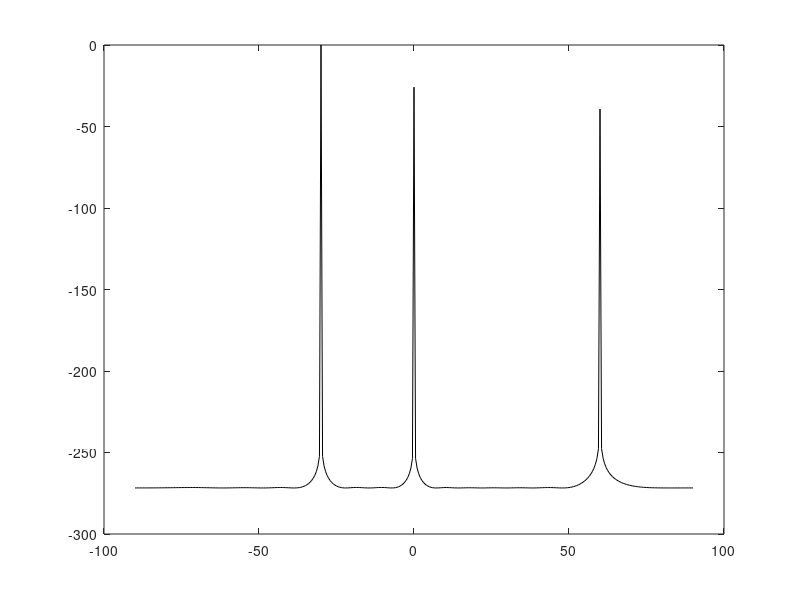

This chart was generated by the following MATLAB code:
clear all;
clc;

D = 3;
c = 340;
f = 40000;
fs = 90000;
sample = 0:300;
lambda = c/f;
d = lambda/2;
arrayN = 16;
arrayK = -arrayN/2:arrayN/2-1;
sinTheta = lambda * arrayK / (d * arrayN);
cosSignal = 2.5*cos(2*pi*sample*f/fs);
sinSignal = sin(2*pi*sample*f/fs);
dirD = [1/6*pi, 0*pi, -2/3*pi];

vTheta = zeros(arrayN, 1);
A = zeros(arrayN, D);
Rxx = zeros(arrayN, arrayN);

for k = 1:D
    sin(dirD(1, k))
        for i = 1:arrayN
            vTheta(i, 1) = exp(-1j*(i-1)*(2*pi*d/lambda)*sin(dirD(1, k)));
        end
    A(:,k) = vTheta(:,1);
end

SSigma = zeros(3,1);
SSH = zeros(D,D);

snapShot = 1;
sample = 100;
for snap = 1:snapShot
    %snap = 1;
    sigma2 = 0.01; % Noise variance
    n = sqrt(sigma2)*(randn(arrayN,sample) + 1j*randn(arrayN,sample))/sqrt(2);
    
    %S = [cosSignal(1,1:sample); cosSignal(1,1:sample); cosSignal(1,1:sample)];
    %S = [cosSignal(snap)*exp(-j*2*pi*f/fs*snap); cosSignal(snap)*exp(-j*2*pi*f/fs*snap); cosSignal(snap)*exp(-j*2*pi*f/fs*snap)];
    %S1 = randn(1,sample);
    %S = [S1; S1+10; S1-3];
    a = cosSignal(1,1:sample);
    b = 2;
    c = 4;
    %S = randn(3, sample);
    %S = [a.*exp(-j*2*pi*f/fs*(1:sample)); a.*exp(-j*2*pi*f/fs*(1+b:sample+b)); a.*exp(-j*2*pi*f/fs*(1+c:sample+c))];
    %S = [cos(2*pi*f/fs*(1:sample)); cos(2*pi*f*1.1/fs*(1+b:sample+b)); cos(2*pi*f*0.9/fs*(1+c:sample+c))];
    a1 = 1;
    a2 = sin(2*pi/(2*sample)*(1:sample));
    a3 = sin(2*pi/(5*sample)*(1:sample));
    S1 = 50 * a1.*exp(-j*2*pi*f/fs*(1:sample));
    S2 = 2 * a2.*exp(-j*2*pi*f/fs*(1+b:sample+b));
    S3 = 1 * a3.*exp(-j*2*pi*f/fs*(1+c:sample+c));
    S = [S1; S2; S3];
    SSigma = SSigma + S;
    X = A * S;% + n;
    Rxx = Rxx + X * (X)';
end
SSH = S * (S');
rankSSH = rank(SSH);
SSigma = SSigma / snapShot;
Rxx = Rxx / sample;
[E, Dim] = eig(Rxx);

% PMU = zeros(1,3);
% for k = 1:D
%     upTmp = (A(:,k)') * A(:,k);
%     unTmp = (A(:,k)') * E(:,1:arrayN-D) * (E(:,1:arrayN-D)') * A(:,k);
%     PMU(1,k) = upTmp / unTmp;
% end

theta=-90:0.5:90; %Peak search
Pmusic = zeros(1, length(theta));
EUnLeft = E(:,1:arrayN-D);
for ii=1:length(theta)
    SS=zeros(1,length(arrayN));
    for jj=0:arrayN-1
        SS(1+jj)=exp(-j*2*jj*pi*d*sin(theta(ii)/180*pi)/lambda);
    end
    PP=SS*EUnLeft*EUnLeft'*SS';
    Pmusic(ii)=abs(1/ PP);
end
Pmusic=10*log10(Pmusic/max(Pmusic)); %Spatial spectrum function
plot(theta,Pmusic,'-k')



% close all; clear all; clc;
% 
% 
% % ======= (1) TRANSMITTED SIGNALS ======= %
% 
% % Signal source directions
% az = [35;39;127]; % Azimuths
% el = zeros(size(az)); % Simple example: assume elevations zero
% M = length(az); % Number of sources
% 
% % Transmitted signals
% L = 200; % Number of data snapshots recorded by receiver
% m = randn(M,L); % Example: normally distributed random signals
% 
% % ========= (2) RECEIVED SIGNAL ========= %
% 
% % Wavenumber vectors (in units of wavelength/2)
% k = pi*[cosd(az).*cosd(el), sind(az).*cosd(el), sind(el)].';
% 
% % Array geometry [rx,ry,rz]
% N = 10; % Number of antennas
% r = [(-(N-1)/2:(N-1)/2).',zeros(N,2)]; % Assume uniform linear array
% 
% % Matrix of array response vectors
% A = exp(-1j*r*k);
% 
% % Additive noise
% sigma2 = 0.01; % Noise variance
% n = sqrt(sigma2)*(randn(N,L) + 1j*randn(N,L))/sqrt(2);
% 
% m2 = randn(M,1);
% 
% % Received signal
% x = A*m2;% + n;
% 
% % ========= (3) MUSIC ALGORITHM ========= %
% 
% % Sample covariance matrix
% Rxx = x*x';%/L;
% 
% % Eigendecompose
% [E,D] = eig(Rxx);



% %By Honghao Tang
% clc
% clear all
% format long %The data show that as long shaping scientific
% doa=[20 60]/180*pi; %Direction of arrival
% N=200;%Snapshots
% w=[pi/4 pi/3]';%Frequency
% M=10;%Number of array elements
% P=length(w); %The number of signal
% lambda=150;%Wavelength
% d=lambda/2;%Element spacing
% snr=20;%SNA
% D=zeros(P,M); %To creat a matrix with P row and M column
% for k=1:P
%     D(k,:)=exp(-j*2*pi*d*sin(doa(k))/lambda*[0:M-1]); %Assignment matrix
% end
% D=D';
% xx=2*exp(j*(w*[1:N])); %Simulate signal
% x=D*xx;
% %x=x+awgn(x,snr);%Insert Gaussian white noise
% R=x*x'; %Data covarivance matrix
% [N,V]=eig(R); %Find the eigenvalues and eigenvectors of R
% NN=N(:,1:M-P); %Estimate noise subspace
% theta=-90:0.5:90; %Peak search
% for ii=1:length(theta)
%     SS=zeros(1,length(M));
%     for jj=0:M-1
%         SS(1+jj)=exp(-j*2*jj*pi*d*sin(theta(ii)/180*pi)/lambda);
%     end
%     PP=SS*NN*NN'*SS';
%     Pmusic(ii)=abs(1/ PP);
% end
% Pmusic=10*log10(Pmusic/max(Pmusic)); %Spatial spectrum function
% plot(theta,Pmusic,'-k')
% xlabel('angle \theta/degree')
% ylabel('spectrum function P(\theta) /dB')
% title('DOA estimation based on MUSIC algorithm ')
% grid on